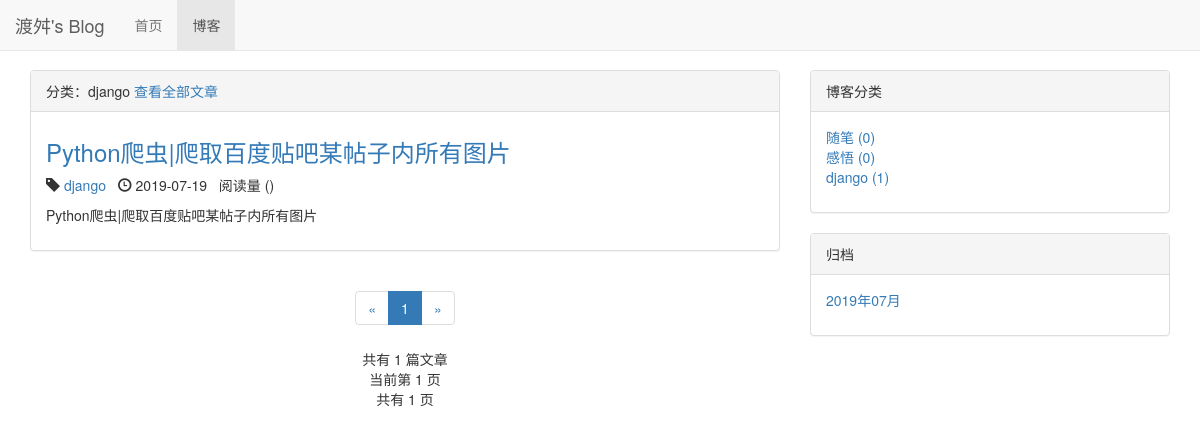
Page /blog/type/3 on the committed database.
### blog/models.py (models this page shows, shortened)
class BlogType(models.Model):
    type_name = models.CharField(max_length=15)
    def __str__(self):
        return self.type_name

class Blog(models.Model, ReadNumExpendMethon):
    title = models.CharField(max_length=50)
    blog_type = models.ForeignKey(BlogType, on_delete=models.DO_NOTHING) # 文章类型
    content = models.TextField()
    author = models.ForeignKey(User, on_delete=models.DO_NOTHING)
    read_details = GenericRelation(ReadDetail)
    created_time = models.DateTimeField(auto_now_add=True)
    last_updated_time = models.DateTimeField(auto_now=True)
    class Meta:
        ordering = ['-created_time']

### blog/views.py (the view)
# urls.py: path('type/<int:blogs_with_type>', views.blogs_with_type, name='blogs_with_type'),
def blogs_with_type(request, blogs_with_type):
    blog_type = get_object_or_404(BlogType, pk=blogs_with_type)
    blogs_all_list = Blog.objects.filter(blog_type=blog_type)
    context = get_blog_list_common_data(request, blogs_all_list)
    context['blog_type'] = blog_type
    return render(request, 'blog/blogs_with_type.html', context)

### blog/templates/blog/blogs_with_type.html (shortened to what this page needs)
{% extends 'blog/blog_list.html' %}
{% block blog_list_title %}
    分类：{{ blog_type.type_name }}
    <a href="{% url 'blog_list' %}">查看全部文章</a>
{% endblock %}

### blog/templates/blog/blog_list.html (shortened to what this page needs)
{% extends 'base.html' %}
{% block nav_blog_active %}active{% endblock %}
{% load staticfiles %}
{% block header_extends %}
    <link rel="stylesheet" href="{% static 'blog/blog.css' %}">
{% endblock %}
{% block content %}
    <div class="container">
        <div class="row">
            <div class="col-sm-8">
                <div class="panel panel-default">
                    <div class="panel-heading">{% block blog_list_title %}博客列表{% endblock %}</div>
                    <div class="panel-body">
                        {% for blog in blogs %}
                            <div class="blog">
                                <h3><a href="{% url 'blog_detail' blog.pk %}">{{ blog.title }}</a></h3>
                                <p class="blog-info">
                                    <span class="glyphicon glyphicon-tag"></span>&nbsp;<a
                                        href="{% url 'blogs_with_type' blog.blog_type.pk %}">{{ blog.blog_type }}</a>&nbsp;&nbsp;
                                    <span class="glyphicon glyphicon-time"></span>&nbsp;{{ blog.created_time|date:"Y-m-d" }}&nbsp;&nbsp;
                                    阅读量 ({{ blog.get_read_num }})
                                </p>
                                <p>{{ blog.content|striptags|truncatechars_html:120 }}</p>
                            </div>
                        {% empty %}
                            <div class="blog">
                                <h3>暂无文章，敬请期待!</h3>
                            </div>
                        {% endfor %}
                    </div>
                </div>
                <div class="paginator">
                    <ul class="pagination">
                        <li>
                            {% if page_of_blogs.has_previous %}
                                <a href="?page={{ page_of_blogs.previous_page_number }}" aria-label="Previous">
                                    <span aria-hidden="true">&laquo;</span>
                                </a>
                            {% else %}
                                <span aria-hidden="true">&laquo;</span>
                            {% endif %}
                        </li>
                        {% for page_num in page_range %}
                            {% if page_num ==  page_of_blogs.number %}
                                <li class="active"><span>{{ page_num }}</span></li>
                            {% else %}
                                {% if page_num == '...' %}
                                    <li><span>{{ page_num }}</span></li>
                                {% else %}
                                    <li><a href="?page={{ page_num }}">{{ page_num }}</a></li>
                                {% endif %}
                            {% endif %}
                        {% endfor %}
                        <li>
                            {% if page_of_blogs.has_next %}
                                <a href="?page={{ page_of_blogs.next_page_number }}" aria-label="Next">
                                    <span aria-hidden="true">&raquo;</span>
                                </a>
                            {% else %}
                                <span aria-hidden="true">&raquo;</span>
                            {% endif %}
                        </li>
                    </ul>
                    <p>
                        共有 {{ page_of_blogs.paginator.count }} 篇文章<br>
                        当前第 {{ page_of_blogs.number }} 页<br>
                        共有 {{ page_of_blogs.paginator.num_pages }} 页
                    </p>
                </div>
            </div>
            <div class="col-sm-4">
                <div class="panel panel-default">
                    <div class="panel-heading">博客分类</div>
                    <div class="panel-body">
                        <ul class="blog_types">
                            {% for blog_type in blog_types %}
                                <li>
                                    <a href="{% url 'blogs_with_type' blog_type.pk %}">{{ blog_type.type_name }} ({{ blog_type.blog_count }})</a>
                                </li>
                            {% empty %}
                                <li>暂无分类</li>
                            {% endfor %}
                        </ul>
                    </div>
                </div>
                <div class="panel panel-default">
                    <div class="panel-heading">归档</div>
                    <div class="panel-body">
                        <ul>
                            {% for blog_date in blog_dates %}
                                <a href="{% url 'blogs_with_date' blog_date.year blog_date.month %}"><li>{{ blog_date|date:"Y年m月" }}</li></a>
                            {% endfor %}
                        </ul>
                    </div>
                </div>
            </div>
        </div>
    </div>
{% endblock %}

### static/base.css (style rules this page uses)
* { margin: 0; padding: 0; }
body { margin-top: 70px!important; }
ul { list-style-type: none!important; }

### blog/static/blog/blog.css (style rules this page uses)
ul.blog_types { list-style-type: none; }
div.blog h3 { margin-top: 0.5em; }
div.paginator { text-align: center; }

### rows in the picture
BlogType: type_name "django", blog_count "1"
Blog: title "Python爬虫|爬取百度贴吧某帖子内所有图片", blog_type "django", created_time "2019-07-19", content "Python爬虫|爬取百度贴吧某帖子内所有图片"
BlogType: type_name "随笔", blog_count "0"
BlogType: type_name "感悟", blog_count "0"

### other values in the picture
{{ page_num }} "1"
{{ page_of_blogs.paginator.count }} "1"
{{ page_of_blogs.number }} "1"
{{ page_of_blogs.paginator.num_pages }} "1"
{{ blog_date|date:"Y年m月" }} "2019年07月"
